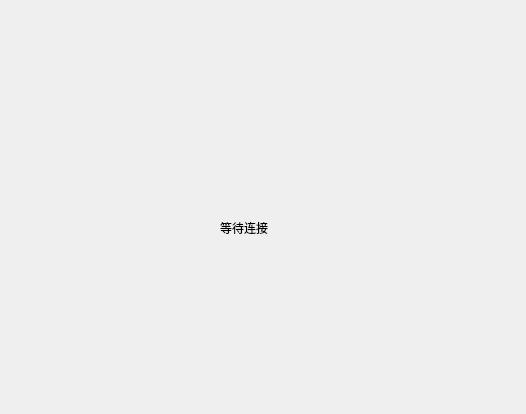
<?xml version="1.0" encoding="UTF-8"?>
<ui version="4.0">
 <class>Widget</class>
 <widget class="QWidget" name="Widget">
  <property name="geometry">
   <rect>
    <x>0</x>
    <y>0</y>
    <width>526</width>
    <height>414</height>
   </rect>
  </property>
  <property name="windowTitle">
   <string>Widget</string>
  </property>
  <widget class="QLabel" name="statusLabel">
   <property name="geometry">
    <rect>
     <x>220</x>
     <y>220</y>
     <width>60</width>
     <height>16</height>
    </rect>
   </property>
   <property name="text">
    <string>等待连接</string>
   </property>
  </widget>
 </widget>
 <resources/>
 <connections/>
</ui>
